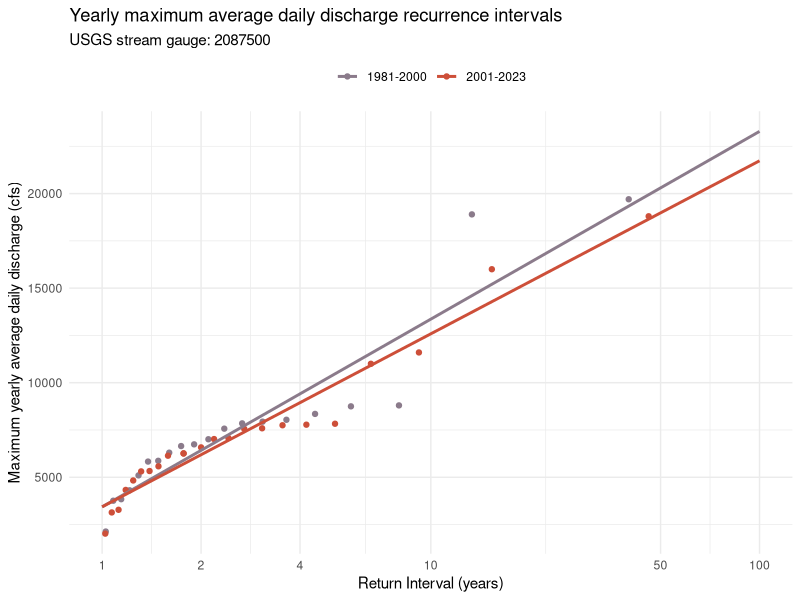

The R script that drew this image: (Note: this script raises an error after producing the figure.)
## ---- chunk 1
# load packages
library(readxl)
library(dplyr)
library(tidyverse)
library(zoo)
library(ggplot2)
library(knitr)
library(tidyr)


# read in raw data
Falls_raw <- read_csv("Data/neuse_river_at_falls_02087183_daily_flow_updated.csv", 
    col_types = cols(site_no = col_factor(levels = c("2087183")), 
        Date = col_date(format = "%m/%d/%Y")),
    na = "NA")

Clayton_raw <- read_csv("Data/neuse_river_at_clayton_02087500_daily_flow_updated.csv", 
    col_types = cols(site_no = col_factor(levels = c("2087500")), 
        Date = col_date(format = "%m/%d/%Y")), 
    na = "NA")
## ---- chunk 2
# create column of weekly average for 1981-2023
Clayton_1981_2023 <- Clayton_raw %>% 
  filter(year >= 1981 & year <= 2023) %>% 
  mutate(weekly_avg_Q_cfs = rollmean(daily_mean_discharge_cfs,
                               k= 7, fill= NA, align = "right")) %>% 
   mutate(Timeframe = as.factor(ifelse(year>=2001,"2001-2023","1981-2000")))

# weekly average for all data 1928-2023
Clayton_all <- Clayton_raw %>% 
  filter(year >= 1928 & year <=2023) %>% 
  mutate(weekly_avg_Q_cfs = rollmean(daily_mean_discharge_cfs,
                               k= 7, fill= NA, align = "right")) %>% 
  slice(-1,-2,-3,-4,-5,-6) %>% 
  mutate(Timeframe =as.factor( ifelse(year < 1981, "Pre-1981",
                                      ifelse(year >= 1981 & year <= 2000,
                                             "1981-2000", "2001-2023"))))

# find yearly maximum
Clayton_yearly_max <- Clayton_1981_2023 %>% 
  group_by(year, Timeframe) %>% 
  summarize(yearly_max_Q_cfs = max(daily_mean_discharge_cfs),
            max_max_Q_cfs = max(daily_max_discharge_cfs))

Clayton_all_yearly_max <- Clayton_raw %>% 
  group_by(year) %>% 
  summarize(yearly_max_Q_cfs = max(daily_mean_discharge_cfs),
            max_max_Q_cfs = max(daily_max_discharge_cfs))

# Rank yearly maximums
# split up rankings by time period, before and after intake design
Clayton_max_recurrence2 <- Clayton_yearly_max %>% 
  filter(Timeframe == '1981-2000') %>% 
  arrange(desc(yearly_max_Q_cfs))

Clayton_max_recurrence_81_2000 <- Clayton_max_recurrence2 %>% 
  ungroup() %>% 
  mutate(
    Rank = rank(-yearly_max_Q_cfs),
    weibull_return = ((n()+1)/Rank),
    weibull_percent_likelihood=(1/weibull_return)*100,
    hazen_percent_likelihood = 100*(2*Rank-1)/(2*n()),
    hazen_return = 100/hazen_percent_likelihood,
    log_prob_occurence_weibull = log(weibull_percent_likelihood),
    log_hazen = log(hazen_return)
  )

Clayton_max_recurrence3 <- Clayton_yearly_max %>% 
  filter(Timeframe == '2001-2023') %>% 
  arrange(desc(yearly_max_Q_cfs))

Clayton_max_recurrence_2001_2023 <- Clayton_max_recurrence3 %>% 
  ungroup() %>% 
  mutate(
    Rank = rank(-yearly_max_Q_cfs),
    weibull_return = ((n()+1)/Rank),
    weibull_percent_likelihood=(1/weibull_return)*100,
    hazen_percent_likelihood = 100*(2*Rank-1)/(2*n()),
    hazen_return = 100/hazen_percent_likelihood,
    log_prob_occurence_weibull = log(weibull_percent_likelihood),
    log_hazen = log(hazen_return)
  )

# Combine the two dataframes
Clayton_max_recurrence_combined <- bind_rows(
  Clayton_max_recurrence_81_2000,
  Clayton_max_recurrence_2001_2023
)

Clayton_all_data_return <- Clayton_yearly_max %>% 
  ungroup() %>% 
   mutate(
    Rank = rank(-yearly_max_Q_cfs),
    weibull_return = ((n()+1)/Rank),
    weibull_percent_likelihood=(1/weibull_return)*100,
    hazen_percent_likelihood = 100*(2*Rank-1)/(2*n()),
    hazen_return = 100/hazen_percent_likelihood,
    log_prob_occurence_weibull = log(weibull_percent_likelihood),
    log_hazen = log(hazen_return)
  )
  
## ---- chunk 3
Maximum_recurrence_year <- Clayton_max_recurrence_combined %>%
  ggplot(aes(x = hazen_return, 
             y = yearly_max_Q_cfs, 
             color = Timeframe)) +
  geom_point() +
  geom_smooth(method = "lm", se = FALSE, fullrange = TRUE) +
  labs(x = "Return Interval (years)", 
       y = "Maximum yearly average daily discharge (cfs)", 
       title = "Yearly maximum average daily discharge recurrence intervals",
       subtitle = "USGS stream gauge: 2087500",
       color = NULL) +
  theme_minimal() +
  scale_color_manual(values = c("thistle4", "tomato3"))+
  scale_x_log10(
    limits = c(1, 100),  
    breaks = c(1, 2, 4, 10, 50, 100),  
    labels = c(1, 2, 4, 10, 50, 100)
  )+ 
  theme(legend.position = "top")

Maximum_recurrence_year
## ---- chunk 4
# find yearly minimums
Clayton_yearly_min <- Clayton_1981_2023 %>% 
  slice(-1, -2, -3, -4, -5, -6) %>% #skip first three rows bc NA
  group_by(year, Timeframe) %>% 
  summarize(yearly_min_Q_cfs = min(weekly_avg_Q_cfs))

Clayton_yearly_min_all <- Clayton_all %>% 
  group_by(year, Timeframe) %>% 
  summarize(yearly_min_Q_cfs = min(weekly_avg_Q_cfs))

Clayton_all_min_reccurence <- Clayton_yearly_min_all %>% 
  filter(year < 2000) %>% 
  ungroup() %>% 
  mutate(
    Rank = rank(yearly_min_Q_cfs),
    weibull_return = ((n()+1)/Rank),
    #weibull_return_24_year = weibull_return_24hr/12,
    weibull_percent_likelihood=(1/weibull_return)*100,
    hazen_percent_likelihood = 100*(2*Rank-1)/(2*n()),
    hazen_return = 100/hazen_percent_likelihood,
    #weibull_percent_likelihood_yr=(1/weibull_return_24_year)*100,
    log_prob_occurence_weibull = log10(weibull_percent_likelihood),
    log_hazen = log(hazen_return)
  )

# Rank yearly minimums, lowest to highest
# split up rankings by time period, before and after intake design
Clayton_min_recurrence4 <- Clayton_yearly_min %>% 
  filter(Timeframe == '1981-2000') %>% 
  arrange(yearly_min_Q_cfs)

Clayton_min_recurrence_81_2000 <- Clayton_min_recurrence4 %>% 
  ungroup() %>% 
  mutate(
    Rank = rank(yearly_min_Q_cfs),
    weibull_return = ((n()+1)/Rank),
    #weibull_return_24_year = weibull_return_24hr/12,
    weibull_percent_likelihood=(1/weibull_return)*100,
    hazen_percent_likelihood = 100*(2*Rank-1)/(2*n()),
    hazen_return = 100/hazen_percent_likelihood,
    #weibull_percent_likelihood_yr=(1/weibull_return_24_year)*100,
    log_prob_occurence_weibull = log10(weibull_percent_likelihood),
    log_hazen = log(hazen_return)
  )

Clayton_min_recurrence5 <- Clayton_yearly_min %>% 
  filter(Timeframe == '2001-2023') %>% 
  arrange(yearly_min_Q_cfs)

Clayton_min_recurrence_2001_2023 <- Clayton_min_recurrence5 %>% 
  ungroup() %>% 
  mutate(
    Rank = rank(yearly_min_Q_cfs),
    weibull_return = ((n()+1)/Rank),
    #weibull_return_24_year = weibull_return_24hr/12,
    weibull_percent_likelihood=(1/weibull_return)*100,
    hazen_percent_likelihood = 100*(2*Rank-1)/(2*n()),
    hazen_return = 100/hazen_percent_likelihood,
    #weibull_percent_likelihood_yr=(1/weibull_return_24_year)*100,
    log_prob_occurence_weibull = log10(weibull_percent_likelihood),
    log_hazen = log(hazen_return)
  )

# Combine the two dataframes
Clayton_min_recurrence_combined <- bind_rows(
  Clayton_min_recurrence_81_2000,
  Clayton_min_recurrence_2001_2023
)

## ---- chunk 5
#extracting 50 year and 10 year flows for different time periods

model_max_01_23 <- lm(yearly_max_Q_cfs ~ log_hazen, data=Clayton_max_recurrence_2001_2023)
log50 <- log(50)
log_50_data <- data.frame(log_hazen = log50)
log50_01_23 <- predict(model_max_01_23, log_50_data)

model_max_81_00 <- lm(yearly_max_Q_cfs ~ log_hazen, data=Clayton_max_recurrence_81_2000)
log50_81_00 <- predict(model_max_81_00, log_50_data)

model_min_01_23<- lm(yearly_min_Q_cfs ~ log_hazen, data=Clayton_min_recurrence_2001_2023)
log10<- log(10)
log_10_data <- data.frame(log_hazen = log10)
log10_01_23 <- predict(model_min_01_23, log_10_data)

model_min_81_00 <- lm(yearly_min_Q_cfs ~ log_hazen, data=Clayton_min_recurrence_81_2000)
log10_81_00 <- predict(model_min_81_00, log_10_data)

model_min_28_80 <- lm(yearly_min_Q_cfs ~ log_hazen, data =  Clayton_all_min_reccurence )
log10_28_80 <- predict(model_min_28_80, log_10_data)

## ---- chunk 6

Clayton_all_data_return_min <- Clayton_all %>% 
  ungroup() %>% 
   mutate(
    Rank = rank(yearly_min_Q_cfs),
    weibull_return = ((n()+1)/Rank),
    weibull_percent_likelihood=(1/weibull_return)*100,
    hazen_percent_likelihood = 100*(2*Rank-1)/(2*n()),
    hazen_return = 100/hazen_percent_likelihood,
    log_prob_occurence_weibull = log10(weibull_percent_likelihood)
  )
## ---- chunk 7
# Plotting minimum recurrence intervals in the two time periods
Minimum_recurrence <- Clayton_min_recurrence_combined %>%
  ggplot(aes(x = weibull_percent_likelihood, 
             y = yearly_min_Q_cfs, 
             color = Timeframe)) +
  geom_point() +
  geom_smooth(method = "lm", se = FALSE, fullrange = TRUE) +
  labs(x = "Probability of Occurrence (%)", 
       y = "Minimum yearly discharge (cfs)", 
       title = "Yearly minimum daily discharge recurrence intervals",
       subtitle = "USGS stream gauge: 2087500",
       color = NULL) +
  theme_minimal() +
  scale_color_manual(values = c("thistle4", "tomato3"))+
  scale_x_log10(
    trans = "reverse",  
    limits = c(100, 1),  
    breaks = c(100, 50, 25, 10, 5, 1),  
    labels = c(100, 50, 25, 10, 5, 1)
  )+ 
  theme(legend.position = "top")

Minimum_recurrence
## ---- chunk 8
# Load necessary libraries
library(dplyr)

# Define the specific probabilities of occurrence you want to predict
probabilities <- c(1, 2, 5, 10)

# Create an empty list to store results
results <- list()

# Loop through each timeframe and fit models
for (tf in unique(Clayton_max_recurrence_combined$Timeframe)) {
  
  # Filter data for the current timeframe
  data_subset <- Clayton_max_recurrence_combined %>% 
    filter(Timeframe == tf)
  
  # Fit the linear model for the current timeframe
  model1 <- lm(yearly_max_Q_cfs ~ weibull_percent_likelihood, data = data_subset)
  model1

  # Create a new data frame for predictions
  new_data <- data.frame(weibull_percent_likelihood = probabilities)
  
  # Make predictions using the model
  predicted_values <- predict(model1, newdata = new_data)
  
  # Combine the predictions with the corresponding probability and timeframe
  predicted_results <- data.frame(
    Probability = probabilities,
    Predicted_max_discharge = predicted_values,
    Timeframe = tf
  )
  
  # Store the results in the list
  results[[tf]] <- predicted_results
}

# Combine all results into a single data frame
final_results_max <- bind_rows(results)

# Display the predicted discharge for each timeframe
print(final_results_max)
model1

## ---- chunk 9
# Load necessary libraries
library(dplyr)

# Define the specific probabilities of occurrence you want to predict
probabilities <- c(1, 2, 5, 10)

# Create an empty list to store results
results <- list()

# Loop through each timeframe and fit models
for (tf in unique(Clayton_min_recurrence_combined$Timeframe)) {
  
  # Filter data for the current timeframe
  data_subset <- Clayton_min_recurrence_combined %>% 
    filter(Timeframe == tf)
  
  # Fit the linear model for the current timeframe
  model <- lm(yearly_min_Q_cfs ~ weibull_percent_likelihood, data = data_subset)
  
  # Create a new data frame for predictions
  new_data <- data.frame(weibull_percent_likelihood = probabilities)
  
  # Make predictions using the model
  predicted_values <- predict(model, newdata = new_data)
  
  # Combine the predictions with the corresponding probability and timeframe
  predicted_results <- data.frame(
    Probability = probabilities,
    Predicted_min_discharge = predicted_values,
    Timeframe = tf
  )
  
  # Store the results in the list
  results[[tf]] <- predicted_results
}

# Combine all results into a single data frame
final_results_min <- bind_rows(results)

# Display the predicted discharge for each timeframe
print(final_results_min)

# write to excel
write.csv(Clayton_1981_2023, "Data/Clayton_7_avg_flow_1981_2023.csv", row.names = FALSE)

write.csv(Clayton_all_data_return, "Data/Clayton_7_all_data.csv", row.names = FALSE)

## ---- chunk 10
# Plotting maximum recurrence intervals in the two time periods

Maximum_recurrence_percent <- Clayton_max_recurrence_combined %>%
  ggplot(aes(x = hazen_percent_likelihood, 
             y = yearly_max_Q_cfs, 
             color = Timeframe)) +
  geom_point() +
  geom_smooth(method = "lm", se = FALSE, fullrange = TRUE) +
  labs(x = "Probability of Occurrence (%)", 
       y = "Maximum yearly discharge (cfs)", 
       title = "Yearly maximum daily discharge recurrence intervals",
       subtitle = "USGS stream gauge: 2087500",
       color = NULL) +
  theme_minimal() +
  scale_color_manual(values = c("thistle4", "tomato3"))+
  scale_x_log10(
    trans = "reverse",  
    limits = c(100, 1),  
    breaks = c(100, 50, 25, 10, 5, 1),  
    labels = c(100, 50, 25, 10, 5, 1)
  )+ 
  theme(legend.position = "top")

Maximum_recurrence_percent

